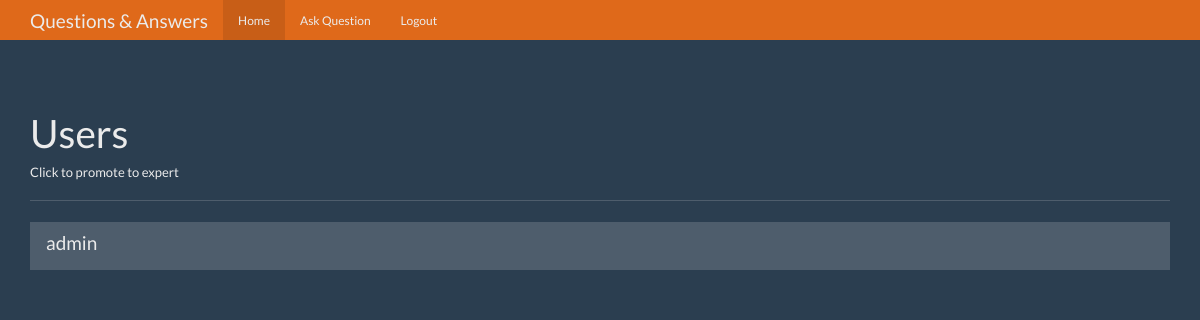
/users (signed in), run on an earlier commit of the app's database.
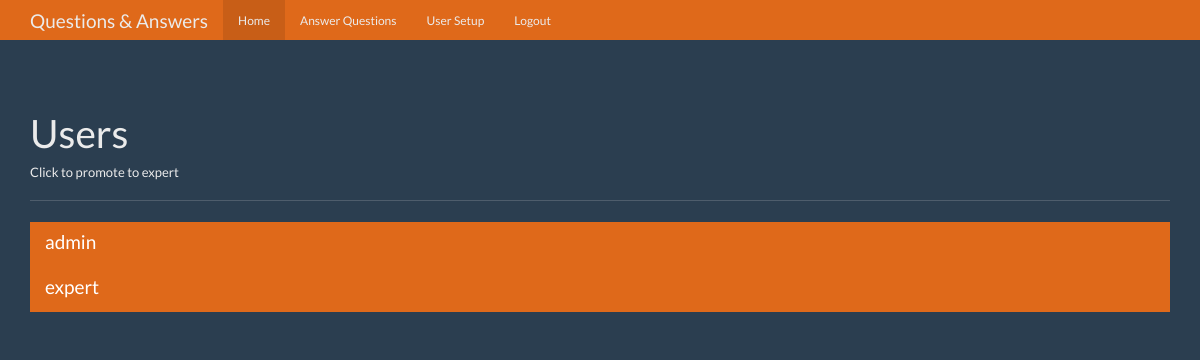
And on a later commit of the database.
### tables this page shows
CREATE TABLE users (
id integer primary key autoincrement,
name text not null,
password text not null,
expert boolean not null,
admin boolean not null );

### app.py (the view)
@app.route('/users')
def users():
	user = get_current_user()
	db = get_db()
	users_cursor = db.execute('SELECT id, name, expert, admin FROM users')
	users_results = users_cursor.fetchall() # list of users sqlite row object
	return render_template('users.html',user=user, users=users_results)

### app.py (called while the page is built)
def get_current_user():
	user = None #local variable
	if 'user' in session.keys(): #if user key in session
		user = session['user'] #ie "admin"
		db = get_db()
		user_cursor = db.execute('SELECT id, name, password, expert, admin FROM users WHERE name = ?', [user])
		user_result = user_cursor.fetchone()
		return user_result #record from the database

### database.py (called while the page is built)
def connect_db():
	sql = sqlite3.connect('C:/Users/Owner/Desktop/Question/questions.db')
	sql.row_factory = sqlite3.Row
	return sql

def get_db():
	if not hasattr(g, 'sqlite_db'):
		g.sqlite_db = connect_db()
	return g.sqlite_db

### templates/users.html (shortened to what this page needs)
<!DOCTYPE html>
<html lang="en">
  <head>
    <link href="{{ url_for('static', filename='bootstrap.min.css') }}" rel="stylesheet">
    <link href="{{ url_for('static', filename='theme.css') }}" rel="stylesheet">
  </head>
  <body>
    <nav class="navbar navbar-inverse navbar-fixed-top">
      <div class="container">
        <div class="navbar-header">
          <a class="navbar-brand" href="#">Questions & Answers</a>
        </div>
        <div id="navbar" class="navbar-collapse collapse">
         <ul class="nav navbar-nav">
            <li class="active"><a href="{{ url_for('index') }}">Home</a></li>
            {% if user and user['expert'] == 1 %}
            <li><a href="{{ url_for('answer') }}">Answer Questions</a></li>
            {% endif %}
            {% if user and user['admin'] == 1 %}
            <li><a href="{{ url_for('users') }}">User Setup</a></li>
            {% endif %}
            {% if user and user['admin'] ==0 and user['expert'] == 0 %}
            <li><a href="{{ url_for('ask') }}">Ask Question</a></li>
            {% endif %}
            {% if user %}
            <li><a href="{{ url_for('logout') }}">Logout</a></li>
            {% endif %}
          </ul>
        </div>
      </div>
    </nav>
    <div class="container theme-showcase" role="main">
      <div class="page-header">
        <h1>Users</h1>
        <h6>Click to promote to expert</h6>
      </div>
      <div class="row">
        <div class="col-lg-12">
          <div class="list-group">
            {% for user in users %}
            <a href="{{ url_for('promote', user_id=user['id']) }}" class="list-group-item {% if user['expert'] == 1 %} active {% endif %} ">
            <h4 class="list-group-item-heading">{{ user['name'] }}</h4>
          </a>
              {% endfor %}
          </div>
        </div>
      </div>
    </div>
  </body>
</html>

What changed in the data, as far as the page shows it:
changed users "admin": expert False → True (drawn); admin False → True (drawn)
added users: name "expert"
Also different on the page:
text no longer shown: "Ask Question"
text now shown: "Answer Questions User Setup"
